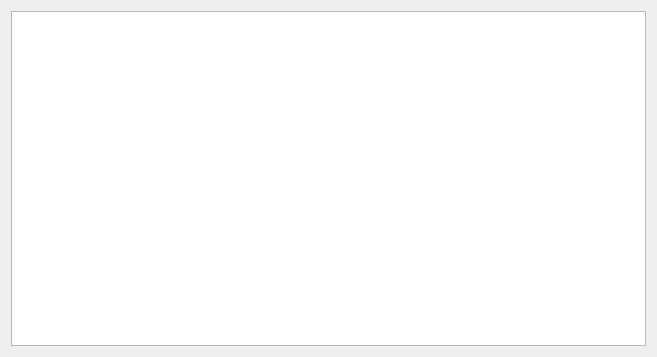
<?xml version="1.0" encoding="UTF-8"?>
<ui version="4.0">
 <class>ResultsWindow</class>
 <widget class="QDialog" name="ResultsWindow">
  <property name="geometry">
   <rect>
    <x>0</x>
    <y>0</y>
    <width>657</width>
    <height>357</height>
   </rect>
  </property>
  <property name="windowTitle">
   <string>Results</string>
  </property>
  <layout class="QHBoxLayout" name="horizontalLayout">
   <item>
    <widget class="QTableView" name="tableView"/>
   </item>
  </layout>
 </widget>
 <resources/>
 <connections/>
</ui>
